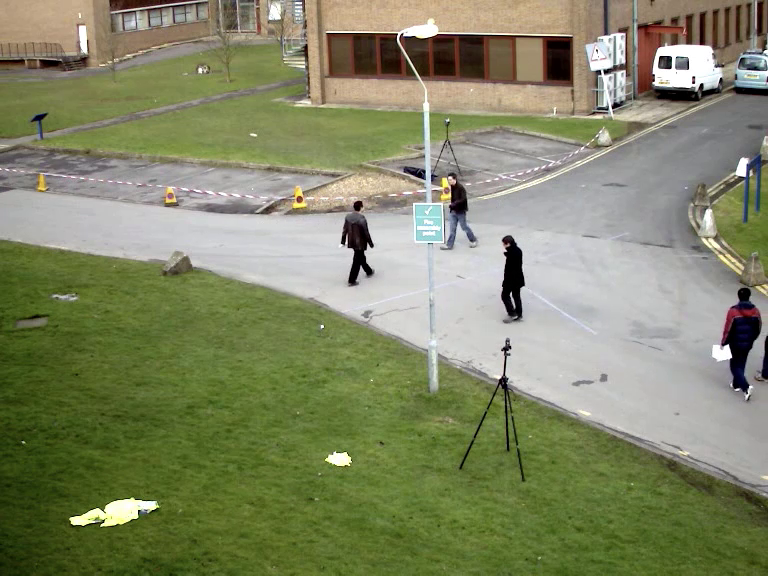
#> input picture frame 46 of files/practice open cv/data/walking.mp4, 768 x 576 px
$ jupyter execute delete_background.ipynb
#> lines starting #> are read from the running program, lines starting #| are printed output that depends on the picture; after the words box and inside, x2 and y2 are one past the last pixel; in counts of white or black regions, pixels touching at a corner belong together
[cell 1]
import numpy as np
import matplotlib.pyplot as plt
import cv2

[cell 2]
def imshow(title = 'titel' , image = None , size =10):
    w , h = image.shape[0] , image.shape[1]
    aspect_ratio = w/h
    plt.figure(figsize=(size * aspect_ratio, size))
    plt.imshow(cv2.cvtColor(image,cv2.COLOR_BGR2RGB))
    plt.title(title)
    plt.show()

[cell 3]
cap = cv2.VideoCapture('data\walking.mp4')
w = int(cap.get(3))
h = int(cap.get(4))

out = cv2.VideoWriter('back_output.mp4', cv2.VideoWriter_fourcc('m','p','4','v'), 30, (w, h))

foreground_background = cv2.createBackgroundSubtractorMOG2()

f = 0

while True:
    ret, frame = cap.read()
#> frame is the input picture: shape (576, 768, 3); mean B, G, R 102.1, 134.9, 130.2
    if ret:
        foreground_mask = foreground_background.apply(frame)
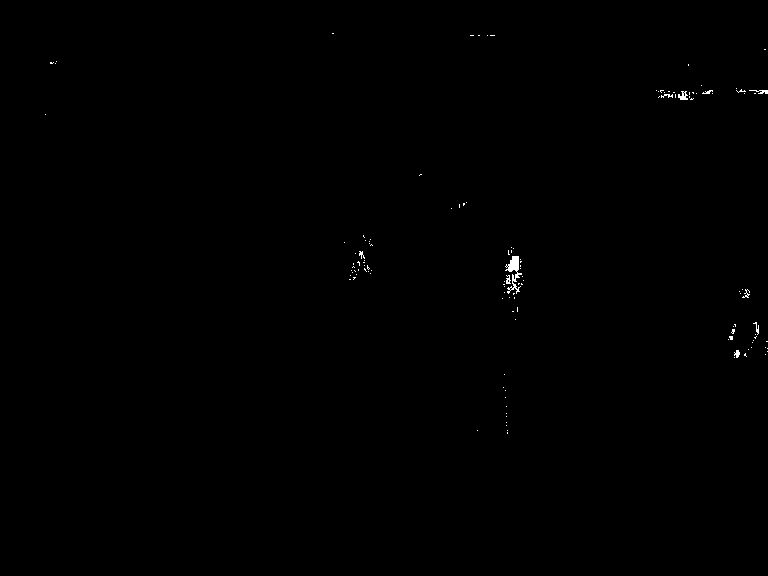
#> foreground_mask: shape (576, 768); values 127 (black) and 255 (white), 0.18% white in thin lines or dots, all inside (x1, y1, x2, y2) = (45, 33, 768, 434)

        foreground_mask_color = cv2.cvtColor(foreground_mask, cv2.COLOR_GRAY2BGR)

        out.write(foreground_mask_color)
    else:
        break

cap.release()
out.release()
print("Video processing complete. Output saved as 'back_output.mp4'.")
